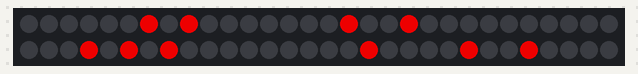
Bench run of a sketch on a simulated Arduino Uno, built with avr-gcc and run on an emulated ATmega328P. On the bench: 60 RGB LEDs in strip order, left to right, continuing on the next row. Random numbers use the default seed unless the sketch sets one.

Above: at 0.15 s.
At 5.03 s:
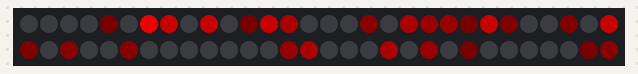
At 10.02 s:
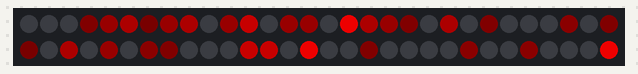
At 19.99 s:
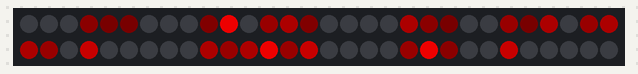
At 29.96 s:
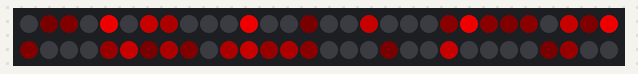
At 39.93 s:
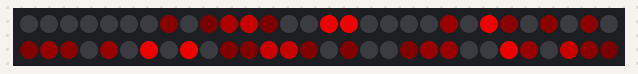

The sketch:

flamingpumpkin.ino
```cpp
// CAMPFIRE

#define FASTLED_INTERNAL
#include <FastLED.h>

#define NUM_LEDS     60
#define DATA_PIN      6
#define CLOCK_PIN    13
#define PAUSE        10
#define BRIGHTNESS   200
#define VOLTS         5
#define MAX_mAMPS  2000
#define FADEAMT     128

CRGB leds[NUM_LEDS];

void setup() {
      FastLED.addLeds<NEOPIXEL, DATA_PIN>(leds, NUM_LEDS);  // GRB ordering is assumed
      FastLED.setMaxPowerInVoltsAndMilliamps(VOLTS, MAX_mAMPS);
      FastLED.setBrightness(BRIGHTNESS);
      FastLED.clear();
      FastLED.show();
}

void setRandomPixels(int count) {
  for (int i=0; i<NUM_LEDS; i++) {
    leds[i] = leds[i].fadeToBlackBy(FADEAMT);
  }
  for (int i=0; i<count; i++) {
    int randomPixel = random(1,NUM_LEDS);
    if (leds[randomPixel].r == 0)
      leds[randomPixel] = CRGB::Red;
  }
}

void loop() {
  delay(100);
  setRandomPixels(10);
  FastLED.show();
}
```
